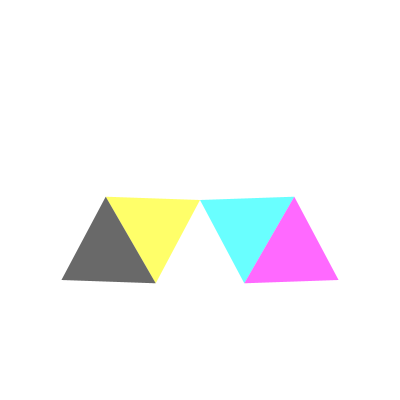
Frame 1 (no input)
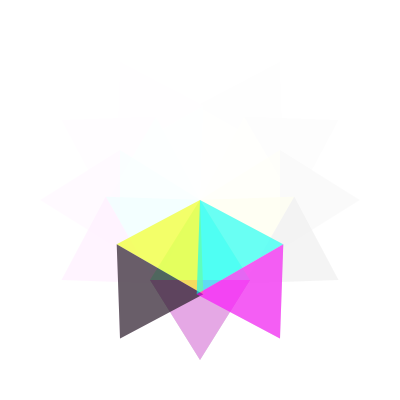
Frame 60 (the mouse pressed at the canvas centre just before this capture)
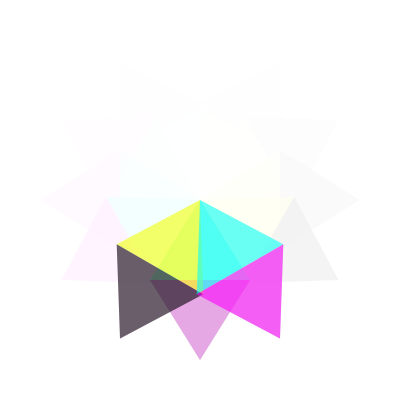
Frame 120 (the mouse held since frame 60 and released just before this capture)

The Processing sketch that drew these frames (run headless with seeded random() and noise(); from frame 60 on, the mouse is pressed at the canvas centre):

// Processing sketch: processing_134137
// ── processing_134137.pde



color c;
int x; 
int y;
float angle;

void setup() { 
 size(400,400);
 background(255);
 x= width/4;
 y = height/4;
 frameRate(8);
 angle = 60;
 //noLoop();
 
 
}

void draw() {
  fill(255,255,255,150);
  noStroke();
  rect(0,0, width, height);
  pushMatrix();
  translate(width/2, height/2);
   rotate(radians(angle));
  triangleY(0, 0);
  triangleB(0, 80);
  popMatrix();
  pushMatrix();
   translate(width/2, height/2);
   rotate(radians(-angle));
  triangleC(0, 0);
  triangleM(0, 80); 
  
  popMatrix();
  
  angle += 30;
  translate(-width/2, -height/2);
  
  
}

void triangleY(int x, int y) {
 c = color(255,255,0,150);
 noStroke();
 fill(c);
 triangle( x - 50, y + 80, x, y, x + 50, y + 80);
}

void triangleM(int x, int y) {
 c = color(255,0,255,150);
 noStroke();
 fill(c);
 triangle(x - 50, y, x, y + 80, x + 50, y);
}

void triangleC(int x, int y) {
 c = color(0,255,255,150);
 noStroke();
 fill(c);
 triangle( x - 50, y + 80, x, y, x + 50, y + 80);
}

void triangleB(int x, int y) {
 c = color(0,0,0,150);
 noStroke();
 fill(c);
 triangle(x - 50, y, x, y + 80, x + 50, y);
}
